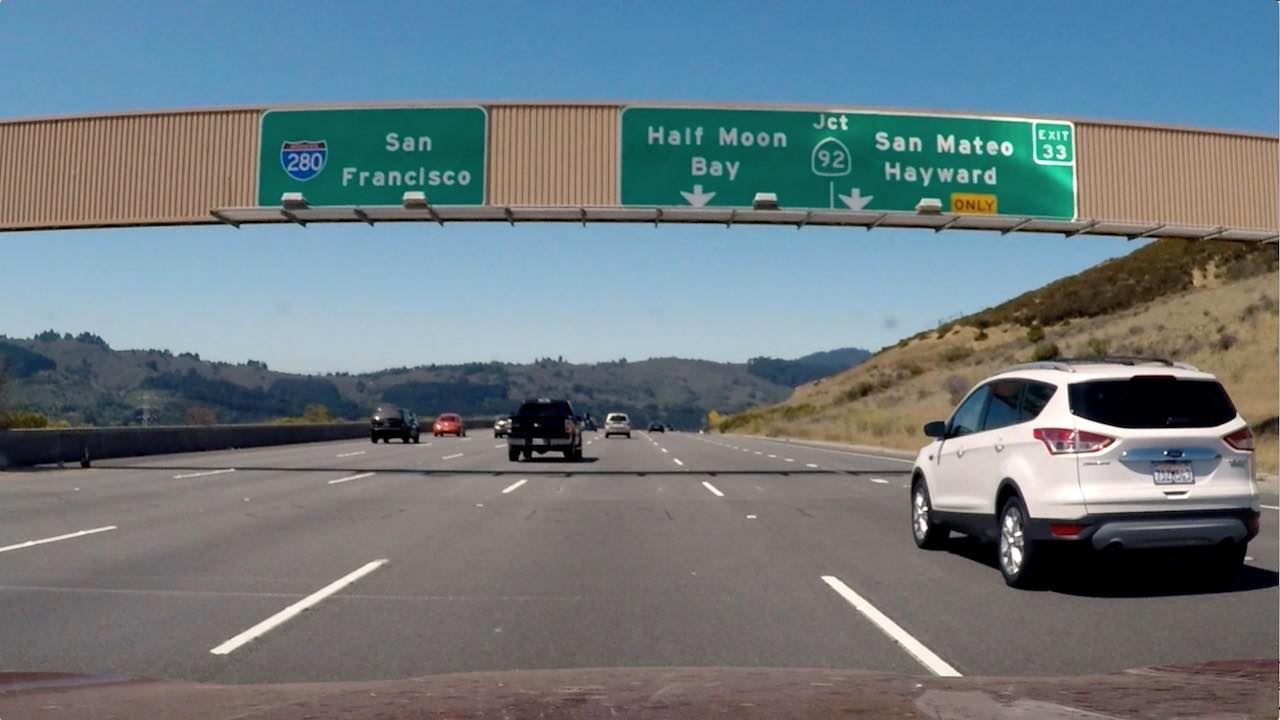
#> input picture 02_CameraCalibration/Images/signs_vehicles_xygrad.png, 1280 x 720 px
$ python 05_Magnitude_Gradient.py   (older library calls are emulated)
#> lines starting #> are read from the running program, lines starting #| are printed output that depends on the picture
import numpy as np
import cv2
import matplotlib.pyplot as plt
import matplotlib.image as mpimg
import pickle

# Read in an image
image = mpimg.imread('Images/signs_vehicles_xygrad.png')
#> image is the input picture: shape (720, 1280, 3) float32; mean R, G, B 0.428, 0.477, 0.5


# Define a function that applies Sobel x and y,
# then computes the magnitude of the gradient
# and applies a threshold
def mag_thresh(img, sobel_kernel=3, mag_thresh=(0, 255)):
    # Convert to grayscale
#> called with sobel_kernel = 3, mag_thresh = (30, 100)
    gray = cv2.cvtColor(img, cv2.COLOR_RGB2GRAY)
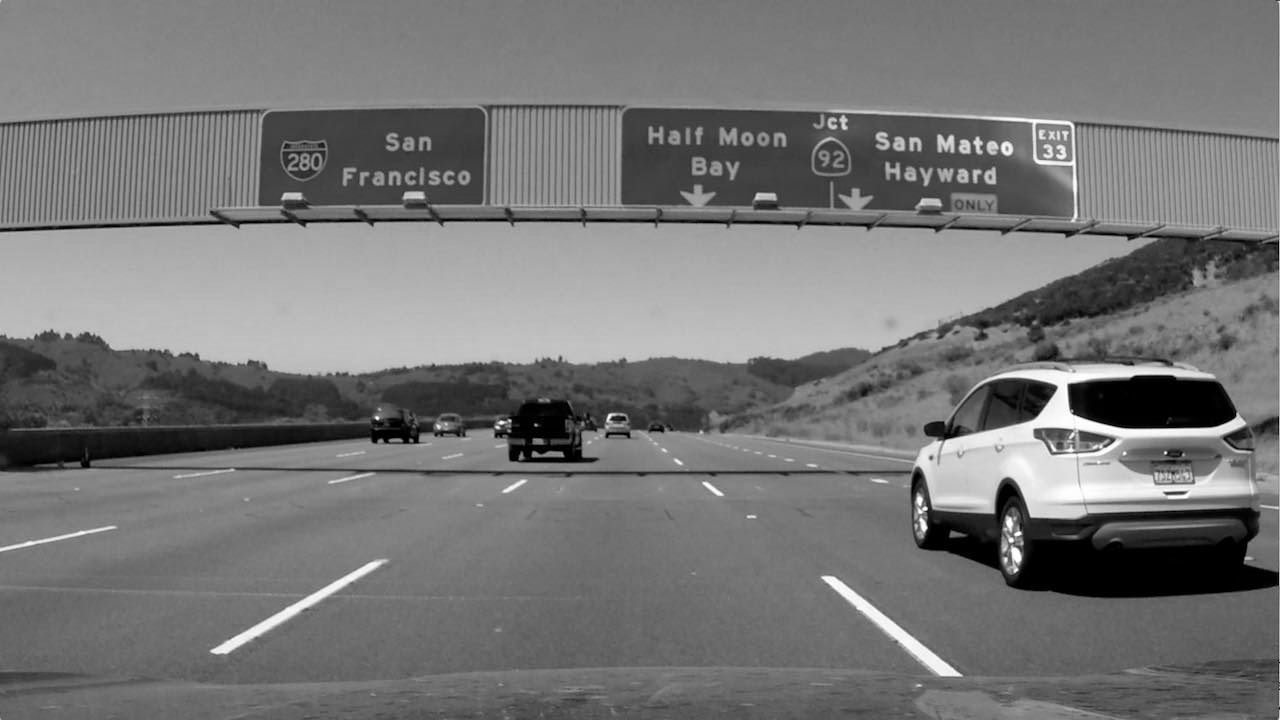
#> gray: shape (720, 1280) float32; min 0, max 0.999, mean 0.465
    # Take both Sobel x and y gradients
    sobelx = cv2.Sobel(gray, cv2.CV_64F, 1, 0, ksize=sobel_kernel)
    sobely = cv2.Sobel(gray, cv2.CV_64F, 0, 1, ksize=sobel_kernel)
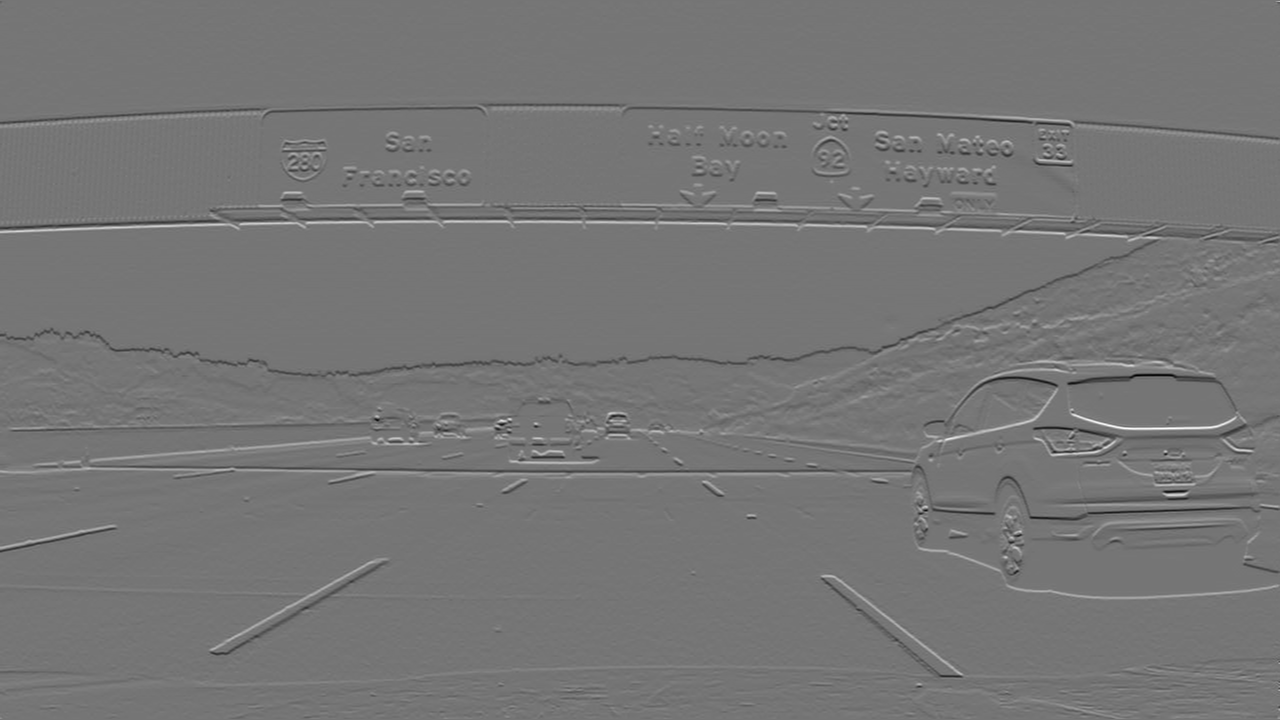
#> sobely: shape (720, 1280) float64; min -3.12, max 3.62, mean -0.00103; drawn with min black and max white
    # Calculate the gradient magnitude
    gradmag = np.sqrt(sobelx ** 2 + sobely ** 2)
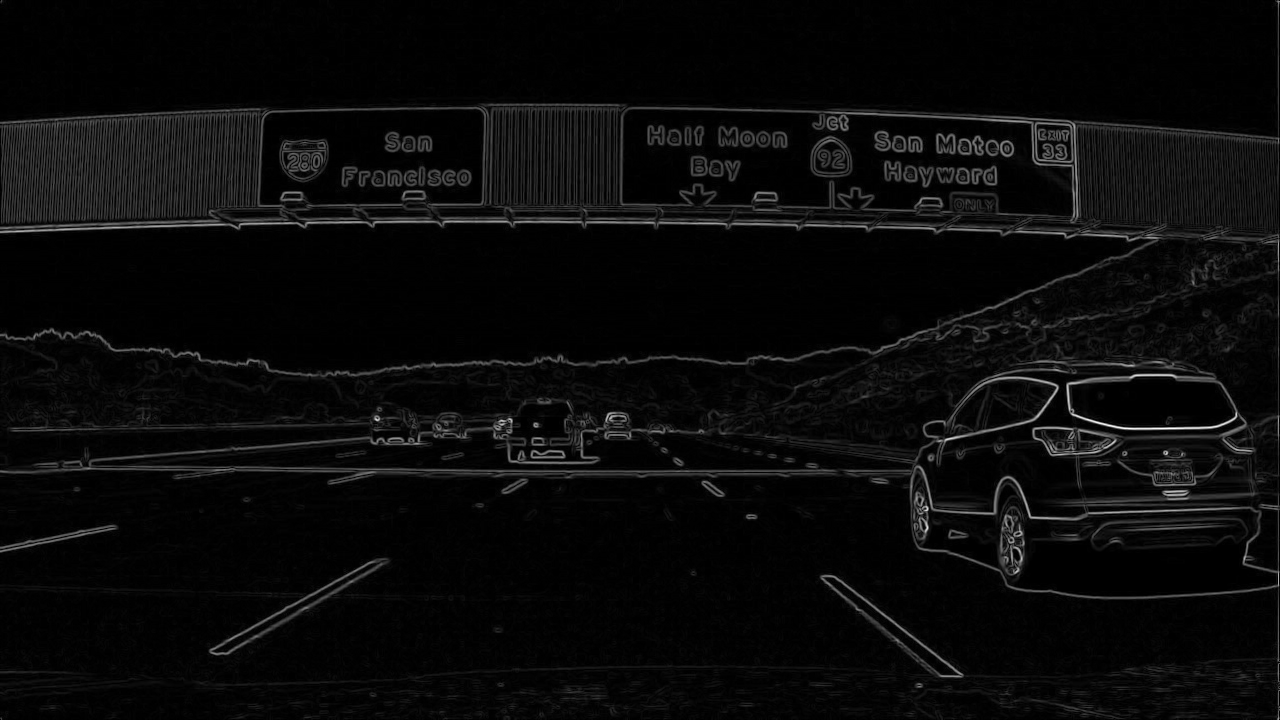
#> gradmag: shape (720, 1280) float64; min 0, max 3.62, mean 0.147; drawn with min black and max white
    # Rescale to 8 bit
    scale_factor = np.max(gradmag) / 255
#> scale_factor = 0.0142
    gradmag = (gradmag / scale_factor).astype(np.uint8)
    # Create a binary image of ones where threshold is met, zeros otherwise
    binary_output = np.zeros_like(gradmag)
    binary_output[(gradmag >= mag_thresh[0]) & (gradmag <= mag_thresh[1])] = 1

    # Return the binary image
    return binary_output


# Run the function
mag_binary = mag_thresh(image, sobel_kernel=3, mag_thresh=(30, 100))
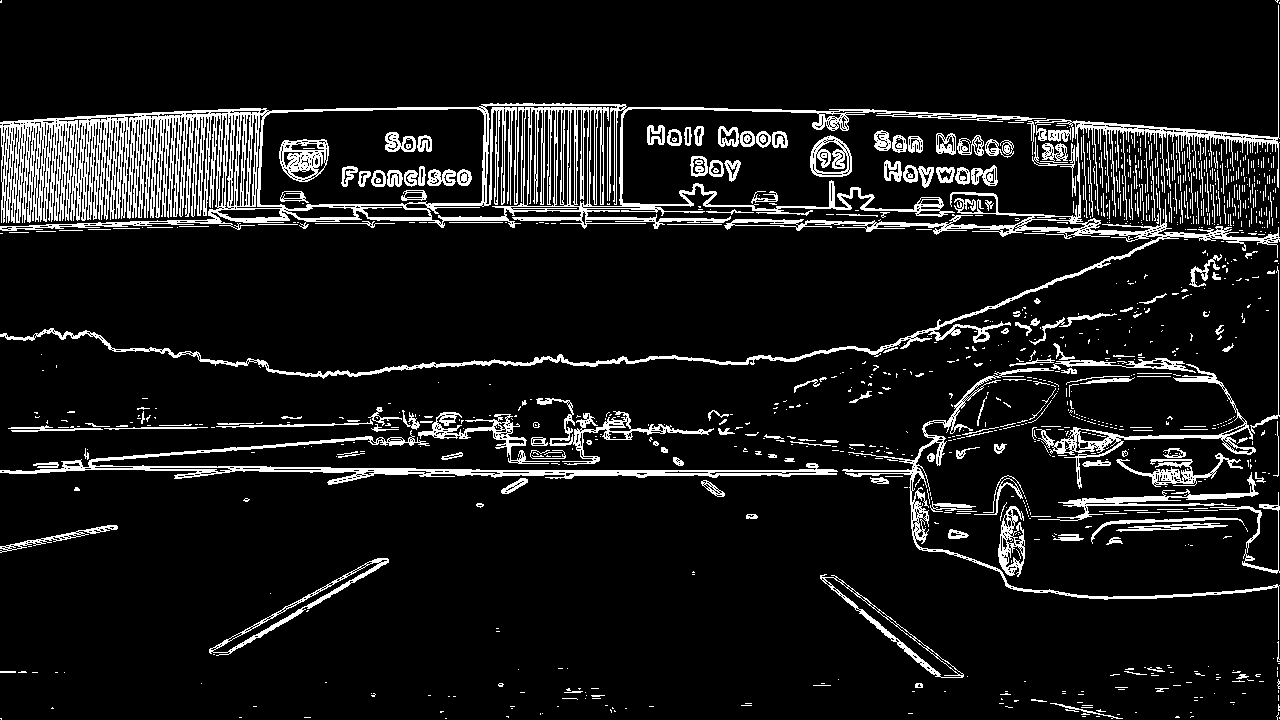
#> mag_binary: shape (720, 1280); values 0 (black) and 1 (white), 9.8% white in thin lines or dots
# Plot the result
f, (ax1, ax2) = plt.subplots(1, 2, figsize=(24, 9))
f.tight_layout()
ax1.imshow(image)
ax1.set_title('Original Image', fontsize=50)
ax2.imshow(mag_binary, cmap='gray')
ax2.set_title('Thresholded Magnitude', fontsize=50)
plt.subplots_adjust(left=0., right=1, top=0.9, bottom=0.)
plt.savefig('Images/Magnitude_Gradient.png')
plt.show()

$ run again, with 02_CameraCalibration/Images/calibration_test.png copied over 02_CameraCalibration/Images/signs_vehicles_xygrad.png
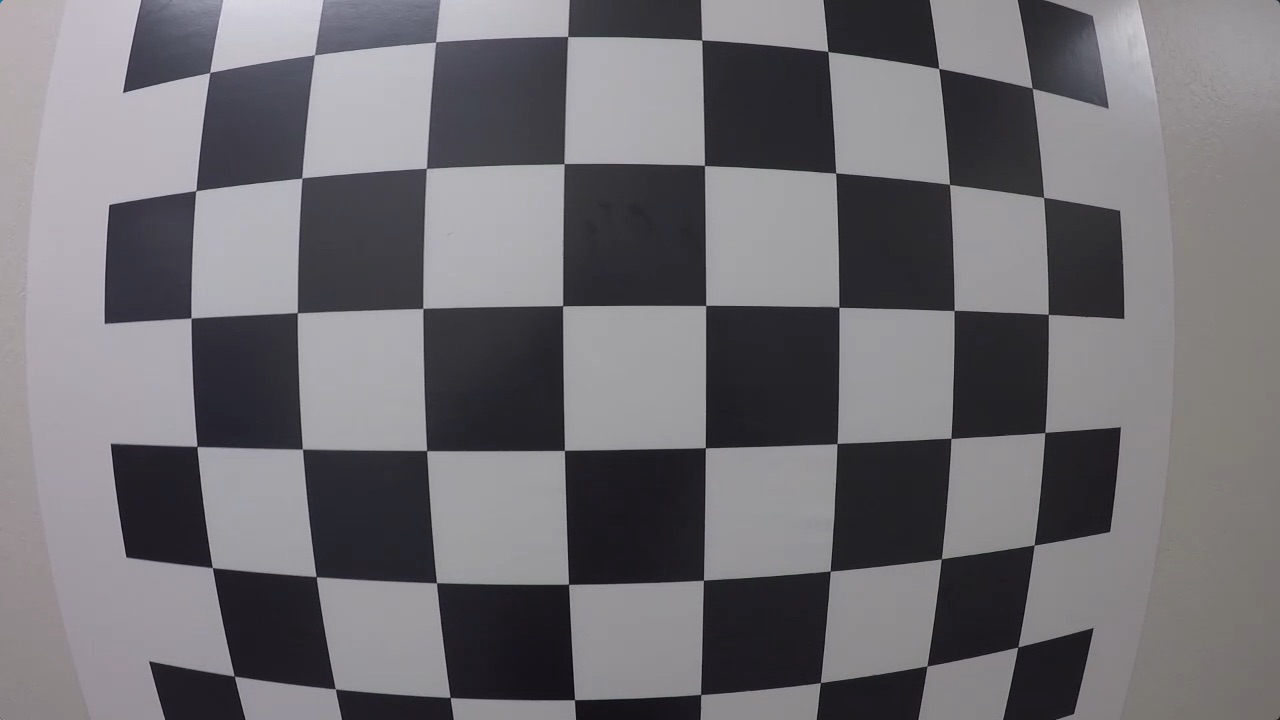
#> input picture 02_CameraCalibration/Images/calibration_test.png, 1280 x 720 px
#> image is the input picture: shape (720, 1280, 3) float32; mean R, G, B 0.443, 0.435, 0.453
#> in mag_thresh, `sobely = cv2.Sobel(gray, cv2.CV_64F, 0, 1, ksize=sobel_kernel)`:
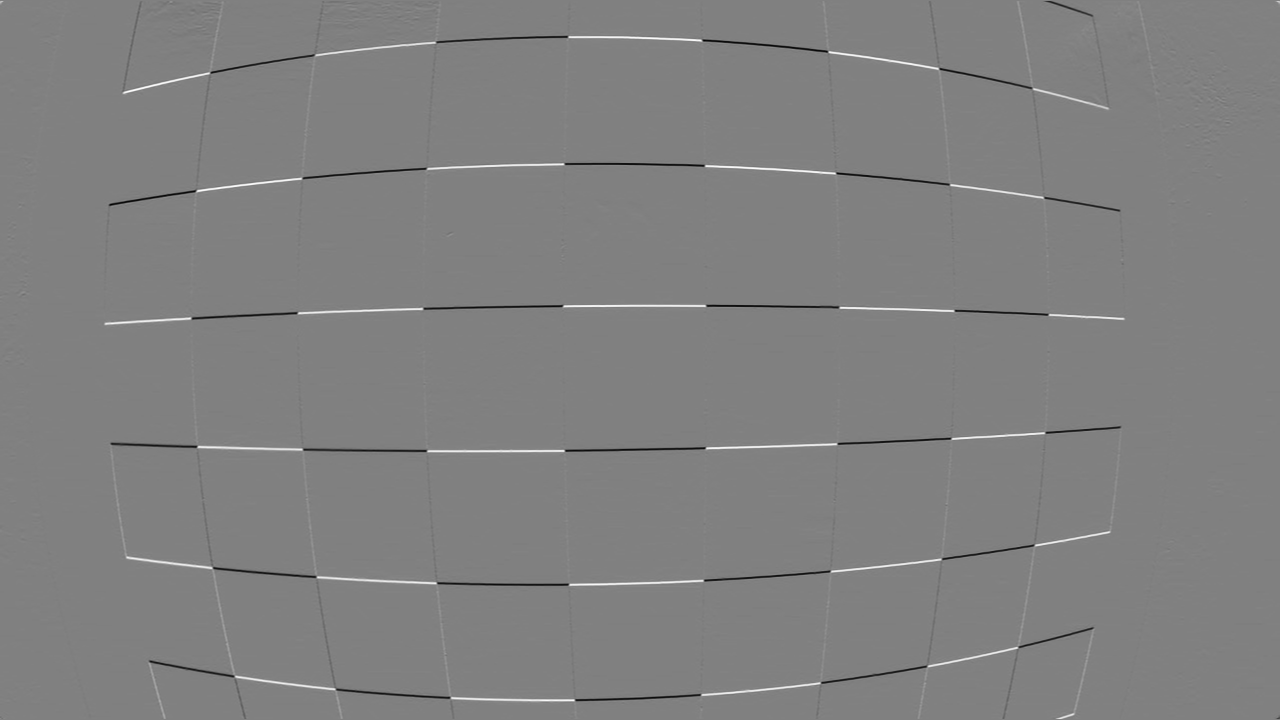
#> sobely: shape (720, 1280) float64; min -2.14, max 2.09, mean -0.00196; drawn with min black and max white
#> scale_factor = 0.0101
#> `mag_binary = mag_thresh(image, sobel_kernel=3, mag_thresh=(30, 100))`:
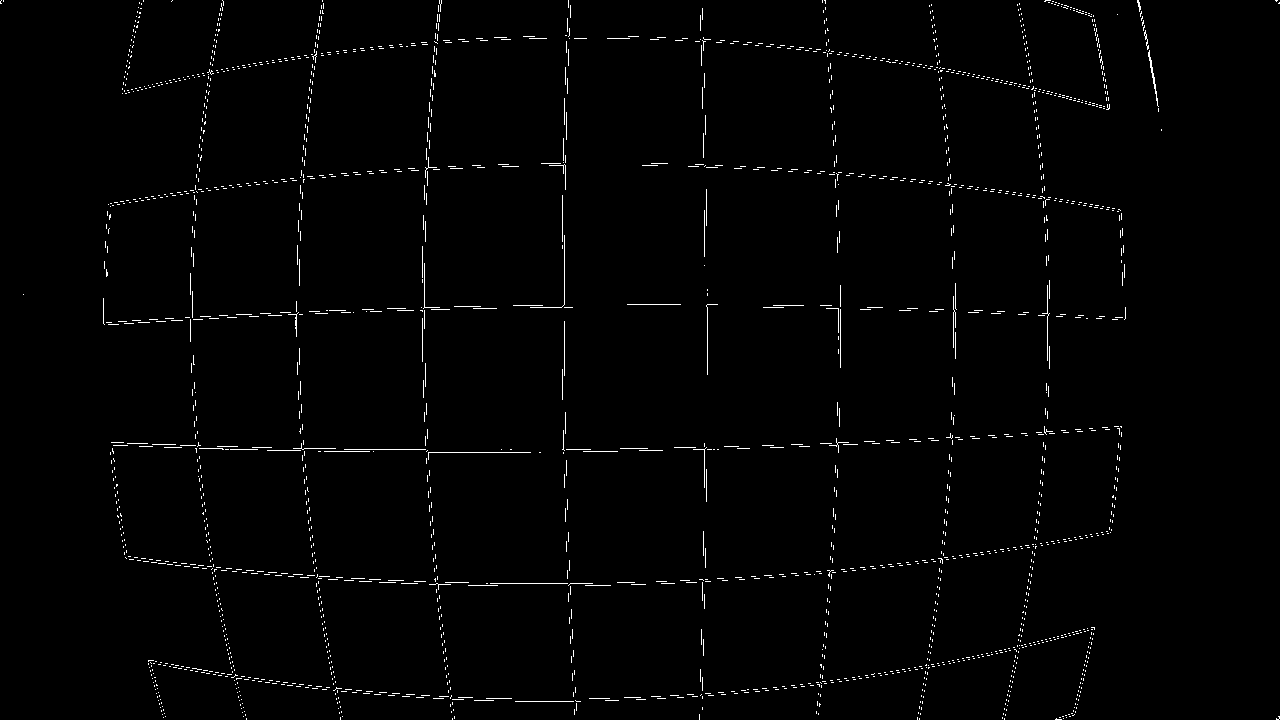
#> mag_binary: shape (720, 1280); values 0 (black) and 1 (white), 1.2% white in thin lines or dots

$ run again, with 02_CameraCalibration/Images/test_image2.png copied over 02_CameraCalibration/Images/signs_vehicles_xygrad.png
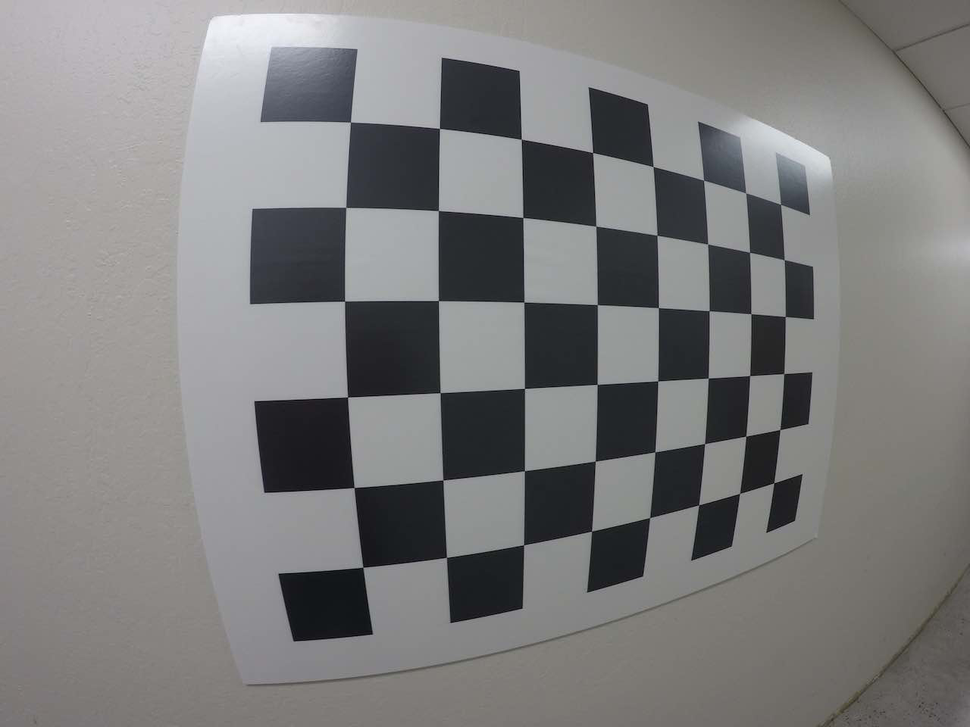
#> input picture 02_CameraCalibration/Images/test_image2.png, 970 x 727 px, shrunk from 1280 x 960 before the run
#> image is the input picture: shape (727, 970, 3) float32; mean R, G, B 0.492, 0.49, 0.49
#> in mag_thresh, `sobely = cv2.Sobel(gray, cv2.CV_64F, 0, 1, ksize=sobel_kernel)`:
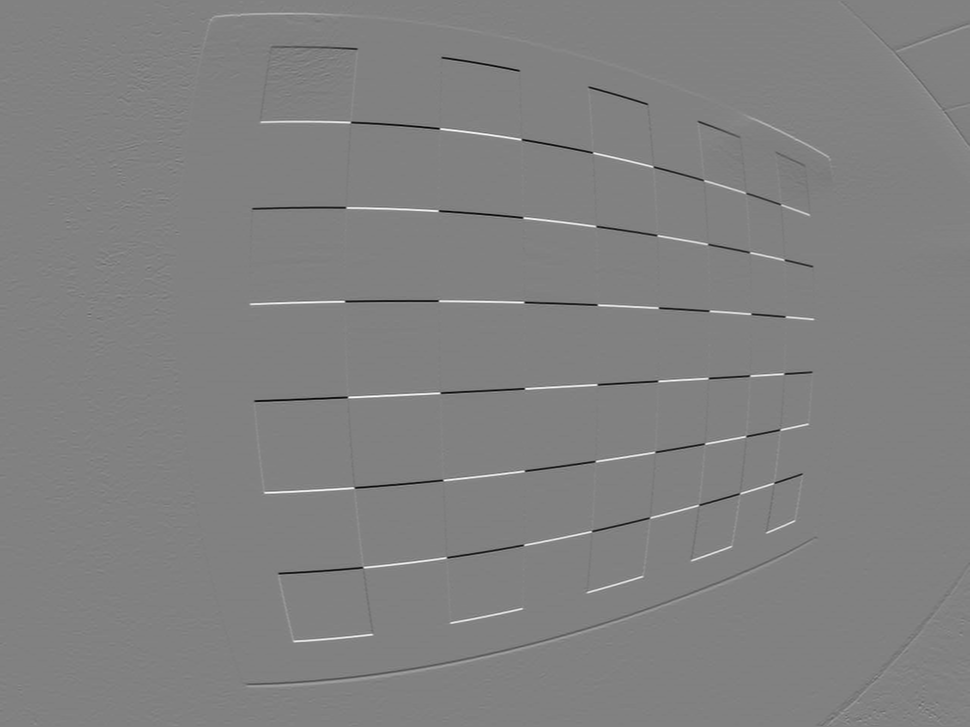
#> sobely: shape (727, 970) float64; min -2.42, max 2.34, mean -0.0016; drawn with min black and max white
#> scale_factor = 0.00951
#> `mag_binary = mag_thresh(image, sobel_kernel=3, mag_thresh=(30, 100))`:
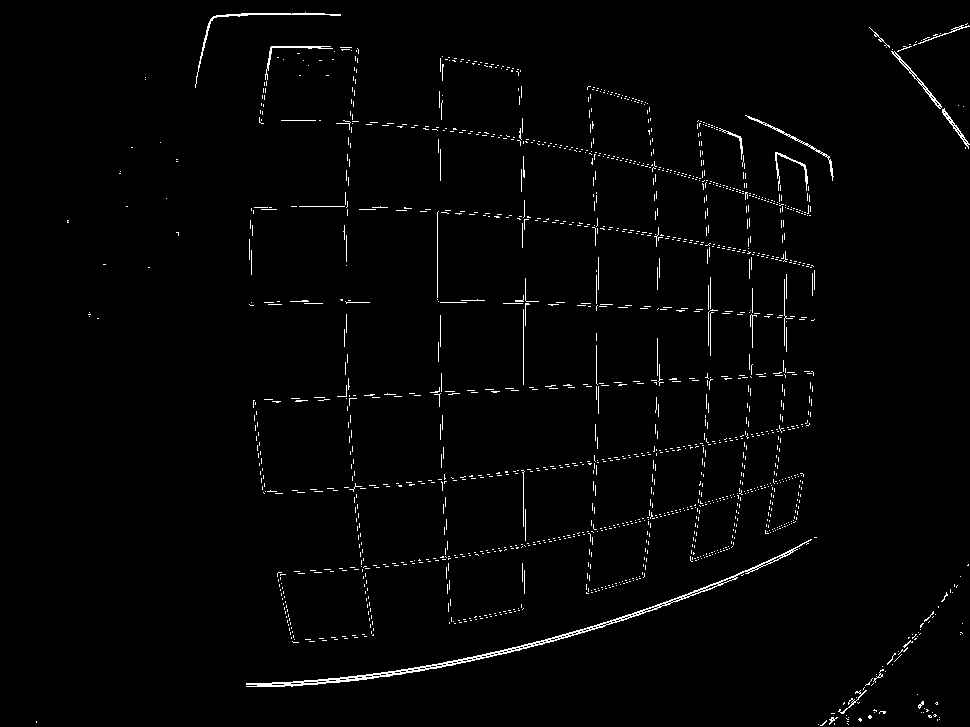
#> mag_binary: shape (727, 970); values 0 (black) and 1 (white), 1.6% white in thin lines or dots
